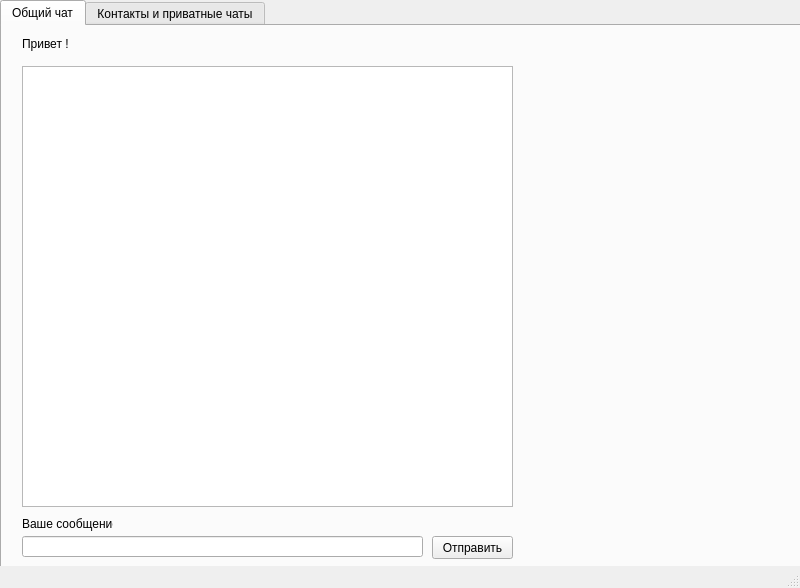
<?xml version="1.0" encoding="UTF-8"?>
<ui version="4.0">
 <class>MainWindow</class>
 <widget class="QMainWindow" name="MainWindow">
  <property name="geometry">
   <rect>
    <x>0</x>
    <y>0</y>
    <width>800</width>
    <height>588</height>
   </rect>
  </property>
  <property name="windowTitle">
   <string>Messanger Client</string>
  </property>
  <widget class="QWidget" name="centralwidget">
   <widget class="QTabWidget" name="tabWidget">
    <property name="geometry">
     <rect>
      <x>0</x>
      <y>0</y>
      <width>801</width>
      <height>751</height>
     </rect>
    </property>
    <property name="currentIndex">
     <number>0</number>
    </property>
    <widget class="QWidget" name="tab">
     <attribute name="title">
      <string>Общий чат</string>
     </attribute>
     <widget class="QLabel" name="clientNameLabel">
      <property name="geometry">
       <rect>
        <x>20</x>
        <y>10</y>
        <width>381</width>
        <height>16</height>
       </rect>
      </property>
      <property name="text">
       <string>Привет &lt;unknown&gt;!</string>
      </property>
     </widget>
     <widget class="QListWidget" name="commonChatListWidget">
      <property name="geometry">
       <rect>
        <x>20</x>
        <y>40</y>
        <width>491</width>
        <height>441</height>
       </rect>
      </property>
      <property name="wordWrap">
       <bool>true</bool>
      </property>
     </widget>
     <widget class="QLabel" name="label">
      <property name="geometry">
       <rect>
        <x>20</x>
        <y>490</y>
        <width>91</width>
        <height>16</height>
       </rect>
      </property>
      <property name="text">
       <string>Ваше сообщение:</string>
      </property>
     </widget>
     <widget class="QLineEdit" name="commonMessageLineEdit">
      <property name="geometry">
       <rect>
        <x>20</x>
        <y>510</y>
        <width>401</width>
        <height>21</height>
       </rect>
      </property>
     </widget>
     <widget class="QPushButton" name="commonMessageSendButton">
      <property name="geometry">
       <rect>
        <x>430</x>
        <y>510</y>
        <width>81</width>
        <height>23</height>
       </rect>
      </property>
      <property name="text">
       <string>Отправить</string>
      </property>
     </widget>
    </widget>
    <widget class="QWidget" name="tab_2">
     <attribute name="title">
      <string>Контакты и приватные чаты</string>
     </attribute>
     <widget class="QLabel" name="label_2">
      <property name="geometry">
       <rect>
        <x>20</x>
        <y>10</y>
        <width>251</width>
        <height>16</height>
       </rect>
      </property>
      <property name="text">
       <string>Список контактов</string>
      </property>
     </widget>
     <widget class="QListWidget" name="contactListWidget">
      <property name="geometry">
       <rect>
        <x>20</x>
        <y>40</y>
        <width>251</width>
        <height>401</height>
       </rect>
      </property>
     </widget>
     <widget class="QListWidget" name="privateChatListWidget">
      <property name="enabled">
       <bool>true</bool>
      </property>
      <property name="geometry">
       <rect>
        <x>300</x>
        <y>40</y>
        <width>481</width>
        <height>401</height>
       </rect>
      </property>
      <property name="horizontalScrollBarPolicy">
       <enum>Qt::ScrollBarAlwaysOff</enum>
      </property>
      <property name="isWrapping" stdset="0">
       <bool>false</bool>
      </property>
      <property name="wordWrap">
       <bool>true</bool>
      </property>
      <item>
       <property name="text">
        <string>Для добавления контакта введите слева имя контакта и нажмите кнопку &quot;Добавить&quot;</string>
       </property>
      </item>
      <item>
       <property name="text">
        <string>Для открытия приватного чата сделайте двойной клик по имени контакта в списке контактов слева</string>
       </property>
      </item>
     </widget>
     <widget class="QLabel" name="headerPrivateChatLabel">
      <property name="geometry">
       <rect>
        <x>300</x>
        <y>10</y>
        <width>471</width>
        <height>16</height>
       </rect>
      </property>
      <property name="text">
       <string>Приватный чат</string>
      </property>
     </widget>
     <widget class="QLabel" name="label_3">
      <property name="geometry">
       <rect>
        <x>20</x>
        <y>460</y>
        <width>251</width>
        <height>16</height>
       </rect>
      </property>
      <property name="text">
       <string>Имя контакта:</string>
      </property>
     </widget>
     <widget class="QLineEdit" name="contactLineEdit">
      <property name="geometry">
       <rect>
        <x>20</x>
        <y>480</y>
        <width>251</width>
        <height>21</height>
       </rect>
      </property>
     </widget>
     <widget class="QPushButton" name="addContactButton">
      <property name="geometry">
       <rect>
        <x>20</x>
        <y>510</y>
        <width>111</width>
        <height>23</height>
       </rect>
      </property>
      <property name="text">
       <string>Добавить</string>
      </property>
     </widget>
     <widget class="QPushButton" name="delContactButton">
      <property name="geometry">
       <rect>
        <x>160</x>
        <y>510</y>
        <width>111</width>
        <height>23</height>
       </rect>
      </property>
      <property name="text">
       <string>Удалить</string>
      </property>
     </widget>
     <widget class="QLineEdit" name="privateMessageLineEdit">
      <property name="geometry">
       <rect>
        <x>300</x>
        <y>480</y>
        <width>381</width>
        <height>21</height>
       </rect>
      </property>
     </widget>
     <widget class="QPushButton" name="privateMessageSendButton">
      <property name="geometry">
       <rect>
        <x>700</x>
        <y>480</y>
        <width>81</width>
        <height>23</height>
       </rect>
      </property>
      <property name="text">
       <string>Отправить</string>
      </property>
     </widget>
     <widget class="QLabel" name="label_4">
      <property name="geometry">
       <rect>
        <x>300</x>
        <y>460</y>
        <width>91</width>
        <height>16</height>
       </rect>
      </property>
      <property name="text">
       <string>Ваше сообщение:</string>
      </property>
     </widget>
    </widget>
   </widget>
  </widget>
  <widget class="QStatusBar" name="statusbar"/>
 </widget>
 <resources/>
 <connections/>
</ui>
